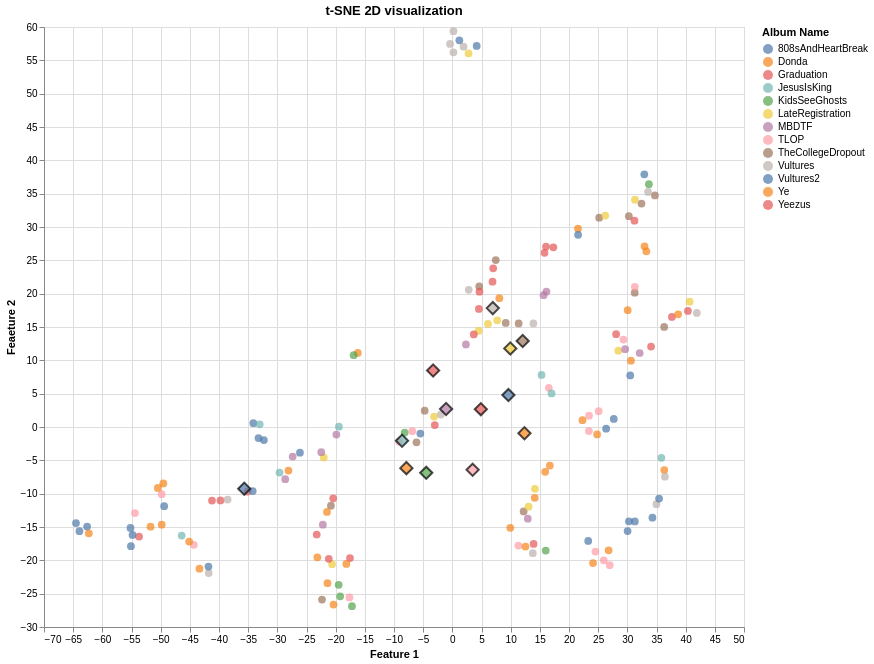
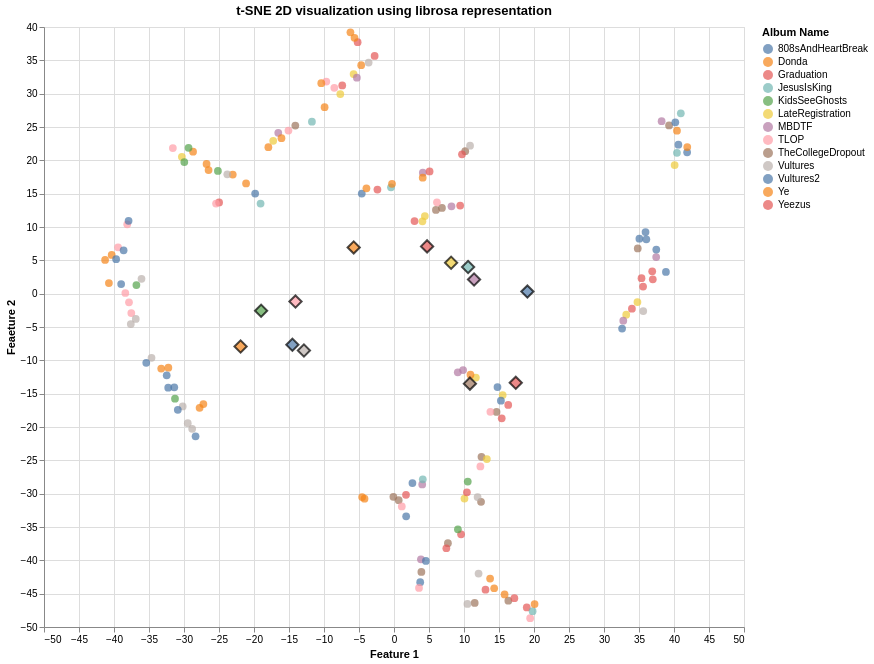
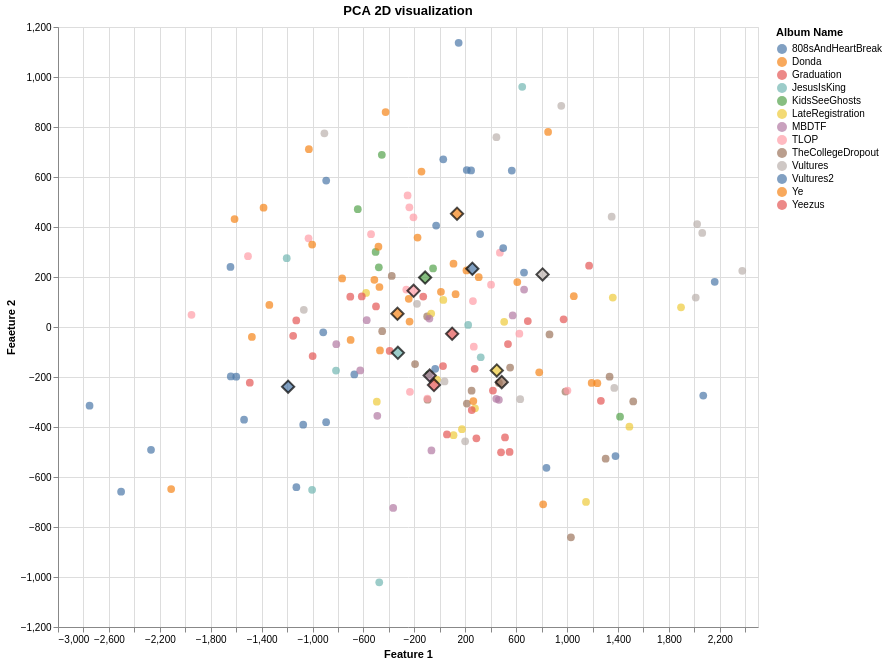
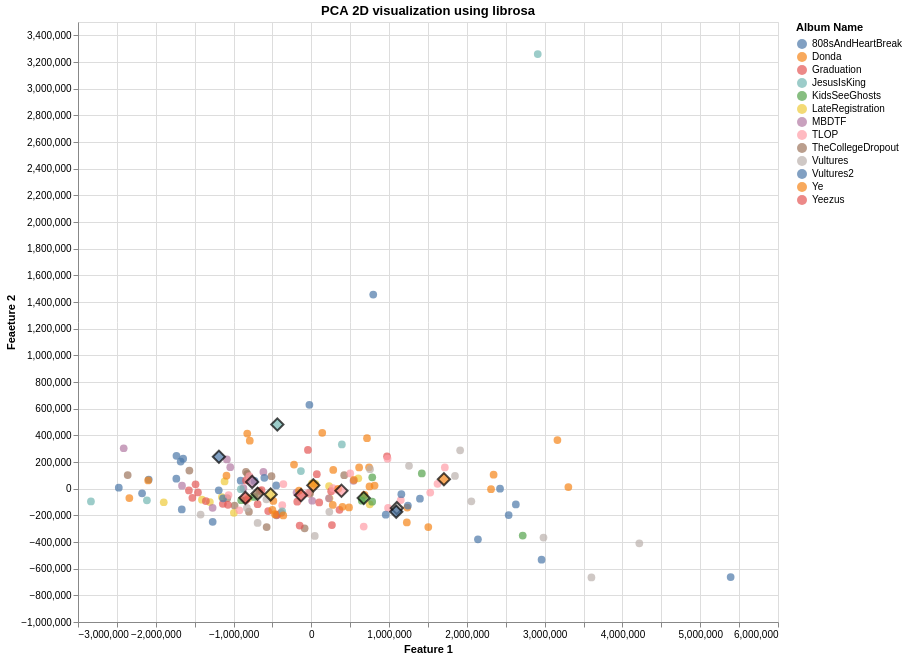

Here is the notebook cell these charts were saved with, in order:
### Markdown cell above
# Wizualizacja reprezentacji w różnych formach

### Code cell
from sklearn.manifold import TSNE
import pandas as pd
import altair as alt
from sklearn.decomposition import PCA
import umap

tsne = TSNE(n_components=2, random_state=42, perplexity=5)
X_tsne = tsne.fit_transform(df)
X_tsne_librosa = tsne.fit_transform(df_librosa)

pca = PCA(n_components=2, random_state=42)
X_pca = pca.fit_transform(df)
X_pca_librosa = pca.fit_transform(df_librosa)

ump = umap.UMAP(n_neighbors=8, min_dist=0.1, n_components=2, metric='cosine', random_state=42)
X_umap = ump.fit_transform(df)
X_umap_librosa = ump.fit_transform(df_librosa)

def create_scatter(X, id, title, titles, albums):
    df_vis = pd.DataFrame({
        'x': X[:, 0],
        'y': X[:, 1],
        'Title': titles,
        'Album': albums
    })

    df_centroids = df_vis.groupby('Album')[['x', 'y']].mean().reset_index()
    df_centroids['Title'] = df_centroids['Album'].apply(lambda x: f"AVERAGE of {x}")
    df_centroids['Type'] = 'Centroid'

    songs = alt.Chart(df_vis).mark_circle(size=60).encode(
        x=alt.X('x', title='Feature 1'),
        y=alt.Y('y', title='Feaeture 2'),
        color=alt.Color('Album', title='Album Name'), 
        tooltip=['Title', 'Album'] 
    )

    centers = alt.Chart(df_centroids).mark_point(
        shape='diamond', 
        size=150,
        filled=True, 
        opacity=0.7,
        stroke='black', 
        strokeWidth=2
    ).encode(
        x='x',
        y='y',
        color='Album',
        tooltip=['Title', 'Album'] 
    )

    chart = (songs + centers).properties(
        title=title,
        width=700,
        height=600
    ).interactive()

    chart.save(f'scatter_plot_{id}.html')
    chart.show()

create_scatter(X_tsne, "tsne", "t-SNE 2D visualization", titles, albums)
create_scatter(X_tsne_librosa, "tsne_librosa", "t-SNE 2D visualization using librosa representation", titles, albums)
create_scatter(X_pca, "pca", "PCA 2D visualization", titles, albums)
create_scatter(X_pca_librosa, "pca_librosa", "PCA 2D visualization using librosa", titles, albums)
create_scatter(X_umap, "umap", "UMAP 2D visualization", titles, albums)
create_scatter(X_umap_librosa, "umap_librosa", "UMAP 2D visualization using librosa", titles, albums)

### Figure 1 — Vega-Lite specification as saved in the notebook (floating-point values rounded to 4 significant figures; data arrays with more than 128 entries replaced by an {"elided": "..."} marker saying what was removed)
{"config": {"view": {"continuousWidth": 300, "continuousHeight": 300}}, "layer": [{"data": {"name": "data-145526fa7dc9c9fe8fc662bb41f42512"}, "mark": {"type": "circle", "size": 60}, "encoding": {"color": {"field": "Album", "title": "Album Name", "type": "nominal"}, "tooltip": [{"field": "Title", "type": "nominal"}, {"field": "Album", "type": "nominal"}], "x": {"field": "x", "title": "Feature 1", "type": "quantitative"}, "y": {"field": "y", "title": "Feaeture 2", "type": "quantitative"}}, "name": "view_193d5e3f9001e111_0"}, {"data": {"name": "data-37243b4f918fef20df991fe47d10288b"}, "mark": {"type": "point", "filled": true, "opacity": 0.7, "shape": "diamond", "size": 150, "stroke": "black", "strokeWidth": 2}, "encoding": {"color": {"field": "Album", "type": "nominal"}, "tooltip": [{"field": "Title", "type": "nominal"}, {"field": "Album", "type": "nominal"}], "x": {"field": "x", "type": "quantitative"}, "y": {"field": "y", "type": "quantitative"}}}], "height": 600, "params": [{"name": "param_1e9efca18e7a2868", "select": {"type": "interval", "encodings": ["x", "y"]}, "bind": "scales", "views": ["view_193d5e3f9001e111_0"]}], "title": "t-SNE 2D visualization", "width": 700, "$schema": "https://vega.github.io/schema/vega-lite/v6.1.0.json", "datasets": {"data-145526fa7dc9c9fe8fc662bb41f42512": {"elided": "164 records"}, "data-37243b4f918fef20df991fe47d10288b": [{"Album": "808sAndHeartBreak", "x": -35.67, "y": -9.258, "Title": "AVERAGE of 808sAndHeartBreak", "Type": "Centroid"}, {"Album": "Donda", "x": -7.875, "y": -6.169, "Title": "AVERAGE of Donda", "Type": "Centroid"}, {"Album": "Graduation", "x": -3.292, "y": 8.469, "Title": "AVERAGE of Graduation", "Type": "Centroid"}, {"Album": "JesusIsKing", "x": -8.62, "y": -2.061, "Title": "AVERAGE of JesusIsKing", "Type": "Centroid"}, {"Album": "KidsSeeGhosts", "x": -4.471, "y": -6.874, "Title": "AVERAGE of KidsSeeGhosts", "Type": "Centroid"}, {"Album": "LateRegistration", "x": 9.939, "y": 11.78, "Title": "AVERAGE of LateRegistration", "Type": "Centroid"}, {"Album": "MBDTF", "x": -1.071, "y": 2.696, "Title": "AVERAGE of MBDTF", "Type": "Centroid"}, {"Album": "TLOP", "x": 3.48, "y": -6.419, "Title": "AVERAGE of TLOP", "Type": "Centroid"}, {"Album": "TheCollegeDropout", "x": 12.06, "y": 12.9, "Title": "AVERAGE of TheCollegeDropout", "Type": "Centroid"}, {"Album": "Vultures", "x": 6.934, "y": 17.83, "Title": "AVERAGE of Vultures", "Type": "Centroid"}, {"Album": "Vultures2", "x": 9.616, "y": 4.79, "Title": "AVERAGE of Vultures2", "Type": "Centroid"}, {"Album": "Ye", "x": 12.37, "y": -0.942, "Title": "AVERAGE of Ye", "Type": "Centroid"}, {"Album": "Yeezus", "x": 4.889, "y": 2.673, "Title": "AVERAGE of Yeezus", "Type": "Centroid"}]}}

### Figure 2 — Vega-Lite specification as saved in the notebook (floating-point values rounded to 4 significant figures; data arrays with more than 128 entries replaced by an {"elided": "..."} marker saying what was removed)
{"config": {"view": {"continuousWidth": 300, "continuousHeight": 300}}, "layer": [{"data": {"name": "data-c87667c5ae39b147ee32601023c40803"}, "mark": {"type": "circle", "size": 60}, "encoding": {"color": {"field": "Album", "title": "Album Name", "type": "nominal"}, "tooltip": [{"field": "Title", "type": "nominal"}, {"field": "Album", "type": "nominal"}], "x": {"field": "x", "title": "Feature 1", "type": "quantitative"}, "y": {"field": "y", "title": "Feaeture 2", "type": "quantitative"}}, "name": "view_a084fc2b2e868443_0"}, {"data": {"name": "data-dcfbb48cffbdf2fad4484415e1e33d16"}, "mark": {"type": "point", "filled": true, "opacity": 0.7, "shape": "diamond", "size": 150, "stroke": "black", "strokeWidth": 2}, "encoding": {"color": {"field": "Album", "type": "nominal"}, "tooltip": [{"field": "Title", "type": "nominal"}, {"field": "Album", "type": "nominal"}], "x": {"field": "x", "type": "quantitative"}, "y": {"field": "y", "type": "quantitative"}}}], "height": 600, "params": [{"name": "param_1e9efca18e7a2868", "select": {"type": "interval", "encodings": ["x", "y"]}, "bind": "scales", "views": ["view_a084fc2b2e868443_0"]}], "title": "t-SNE 2D visualization using librosa representation", "width": 700, "$schema": "https://vega.github.io/schema/vega-lite/v6.1.0.json", "datasets": {"data-c87667c5ae39b147ee32601023c40803": {"elided": "164 records"}, "data-dcfbb48cffbdf2fad4484415e1e33d16": [{"Album": "808sAndHeartBreak", "x": 19.06, "y": 0.3144, "Title": "AVERAGE of 808sAndHeartBreak", "Type": "Centroid"}, {"Album": "Donda", "x": -5.756, "y": 6.933, "Title": "AVERAGE of Donda", "Type": "Centroid"}, {"Album": "Graduation", "x": 17.4, "y": -13.37, "Title": "AVERAGE of Graduation", "Type": "Centroid"}, {"Album": "JesusIsKing", "x": 10.59, "y": 3.999, "Title": "AVERAGE of JesusIsKing", "Type": "Centroid"}, {"Album": "KidsSeeGhosts", "x": -18.98, "y": -2.568, "Title": "AVERAGE of KidsSeeGhosts", "Type": "Centroid"}, {"Album": "LateRegistration", "x": 8.159, "y": 4.643, "Title": "AVERAGE of LateRegistration", "Type": "Centroid"}, {"Album": "MBDTF", "x": 11.44, "y": 2.123, "Title": "AVERAGE of MBDTF", "Type": "Centroid"}, {"Album": "TLOP", "x": -14.07, "y": -1.183, "Title": "AVERAGE of TLOP", "Type": "Centroid"}, {"Album": "TheCollegeDropout", "x": 10.85, "y": -13.5, "Title": "AVERAGE of TheCollegeDropout", "Type": "Centroid"}, {"Album": "Vultures", "x": -12.87, "y": -8.519, "Title": "AVERAGE of Vultures", "Type": "Centroid"}, {"Album": "Vultures2", "x": -14.51, "y": -7.668, "Title": "AVERAGE of Vultures2", "Type": "Centroid"}, {"Album": "Ye", "x": -21.92, "y": -7.927, "Title": "AVERAGE of Ye", "Type": "Centroid"}, {"Album": "Yeezus", "x": 4.726, "y": 7.09, "Title": "AVERAGE of Yeezus", "Type": "Centroid"}]}}

### Figure 3 — Vega-Lite specification as saved in the notebook (floating-point values rounded to 4 significant figures; data arrays with more than 128 entries replaced by an {"elided": "..."} marker saying what was removed)
{"config": {"view": {"continuousWidth": 300, "continuousHeight": 300}}, "layer": [{"data": {"name": "data-4c527821737c7d921e643c86135e23ff"}, "mark": {"type": "circle", "size": 60}, "encoding": {"color": {"field": "Album", "title": "Album Name", "type": "nominal"}, "tooltip": [{"field": "Title", "type": "nominal"}, {"field": "Album", "type": "nominal"}], "x": {"field": "x", "title": "Feature 1", "type": "quantitative"}, "y": {"field": "y", "title": "Feaeture 2", "type": "quantitative"}}, "name": "view_3fa10bf31342fa3c_0"}, {"data": {"name": "data-008926aed7249954aadc733e1857f231"}, "mark": {"type": "point", "filled": true, "opacity": 0.7, "shape": "diamond", "size": 150, "stroke": "black", "strokeWidth": 2}, "encoding": {"color": {"field": "Album", "type": "nominal"}, "tooltip": [{"field": "Title", "type": "nominal"}, {"field": "Album", "type": "nominal"}], "x": {"field": "x", "type": "quantitative"}, "y": {"field": "y", "type": "quantitative"}}}], "height": 600, "params": [{"name": "param_1e9efca18e7a2868", "select": {"type": "interval", "encodings": ["x", "y"]}, "bind": "scales", "views": ["view_3fa10bf31342fa3c_0"]}], "title": "PCA 2D visualization", "width": 700, "$schema": "https://vega.github.io/schema/vega-lite/v6.1.0.json", "datasets": {"data-4c527821737c7d921e643c86135e23ff": {"elided": "164 records"}, "data-008926aed7249954aadc733e1857f231": [{"Album": "808sAndHeartBreak", "x": -1192.0, "y": -238.7, "Title": "AVERAGE of 808sAndHeartBreak", "Type": "Centroid"}, {"Album": "Donda", "x": -332.7, "y": 52.96, "Title": "AVERAGE of Donda", "Type": "Centroid"}, {"Album": "Graduation", "x": -45.75, "y": -232.2, "Title": "AVERAGE of Graduation", "Type": "Centroid"}, {"Album": "JesusIsKing", "x": -329.5, "y": -103.3, "Title": "AVERAGE of JesusIsKing", "Type": "Centroid"}, {"Album": "KidsSeeGhosts", "x": -115.3, "y": 197.8, "Title": "AVERAGE of KidsSeeGhosts", "Type": "Centroid"}, {"Album": "LateRegistration", "x": 447.6, "y": -173.8, "Title": "AVERAGE of LateRegistration", "Type": "Centroid"}, {"Album": "MBDTF", "x": -79.63, "y": -194.3, "Title": "AVERAGE of MBDTF", "Type": "Centroid"}, {"Album": "TLOP", "x": -206.0, "y": 144.8, "Title": "AVERAGE of TLOP", "Type": "Centroid"}, {"Album": "TheCollegeDropout", "x": 486.3, "y": -220.6, "Title": "AVERAGE of TheCollegeDropout", "Type": "Centroid"}, {"Album": "Vultures", "x": 807.4, "y": 210.3, "Title": "AVERAGE of Vultures", "Type": "Centroid"}, {"Album": "Vultures2", "x": 255.7, "y": 232.9, "Title": "AVERAGE of Vultures2", "Type": "Centroid"}, {"Album": "Ye", "x": 135.3, "y": 453.0, "Title": "AVERAGE of Ye", "Type": "Centroid"}, {"Album": "Yeezus", "x": 96.98, "y": -27.06, "Title": "AVERAGE of Yeezus", "Type": "Centroid"}]}}

### Figure 4 — Vega-Lite specification as saved in the notebook (floating-point values rounded to 4 significant figures; data arrays with more than 128 entries replaced by an {"elided": "..."} marker saying what was removed)
{"config": {"view": {"continuousWidth": 300, "continuousHeight": 300}}, "layer": [{"data": {"name": "data-a20e54c63382f161896f8b97f1571d7f"}, "mark": {"type": "circle", "size": 60}, "encoding": {"color": {"field": "Album", "title": "Album Name", "type": "nominal"}, "tooltip": [{"field": "Title", "type": "nominal"}, {"field": "Album", "type": "nominal"}], "x": {"field": "x", "title": "Feature 1", "type": "quantitative"}, "y": {"field": "y", "title": "Feaeture 2", "type": "quantitative"}}, "name": "view_3c8e125208c47074_0"}, {"data": {"name": "data-afea90d9939da62a19a89006b8cb521b"}, "mark": {"type": "point", "filled": true, "opacity": 0.7, "shape": "diamond", "size": 150, "stroke": "black", "strokeWidth": 2}, "encoding": {"color": {"field": "Album", "type": "nominal"}, "tooltip": [{"field": "Title", "type": "nominal"}, {"field": "Album", "type": "nominal"}], "x": {"field": "x", "type": "quantitative"}, "y": {"field": "y", "type": "quantitative"}}}], "height": 600, "params": [{"name": "param_1e9efca18e7a2868", "select": {"type": "interval", "encodings": ["x", "y"]}, "bind": "scales", "views": ["view_3c8e125208c47074_0"]}], "title": "PCA 2D visualization using librosa", "width": 700, "$schema": "https://vega.github.io/schema/vega-lite/v6.1.0.json", "datasets": {"data-a20e54c63382f161896f8b97f1571d7f": {"elided": "164 records"}, "data-afea90d9939da62a19a89006b8cb521b": [{"Album": "808sAndHeartBreak", "x": -1188000.0, "y": 239300.0, "Title": "AVERAGE of 808sAndHeartBreak", "Type": "Centroid"}, {"Album": "Donda", "x": 25270.0, "y": 24870.0, "Title": "AVERAGE of Donda", "Type": "Centroid"}, {"Album": "Graduation", "x": -848200.0, "y": -68920.0, "Title": "AVERAGE of Graduation", "Type": "Centroid"}, {"Album": "JesusIsKing", "x": -437100.0, "y": 481000.0, "Title": "AVERAGE of JesusIsKing", "Type": "Centroid"}, {"Album": "KidsSeeGhosts", "x": 673800.0, "y": -69790.0, "Title": "AVERAGE of KidsSeeGhosts", "Type": "Centroid"}, {"Album": "LateRegistration", "x": -523100.0, "y": -43330.0, "Title": "AVERAGE of LateRegistration", "Type": "Centroid"}, {"Album": "MBDTF", "x": -761200.0, "y": 50760.0, "Title": "AVERAGE of MBDTF", "Type": "Centroid"}, {"Album": "TLOP", "x": 387400.0, "y": -15700.0, "Title": "AVERAGE of TLOP", "Type": "Centroid"}, {"Album": "TheCollegeDropout", "x": -691200.0, "y": -37870.0, "Title": "AVERAGE of TheCollegeDropout", "Type": "Centroid"}, {"Album": "Vultures", "x": 1099000.0, "y": -145800.0, "Title": "AVERAGE of Vultures", "Type": "Centroid"}, {"Album": "Vultures2", "x": 1092000.0, "y": -172700.0, "Title": "AVERAGE of Vultures2", "Type": "Centroid"}, {"Album": "Ye", "x": 1705000.0, "y": 71130.0, "Title": "AVERAGE of Ye", "Type": "Centroid"}, {"Album": "Yeezus", "x": -132600.0, "y": -49180.0, "Title": "AVERAGE of Yeezus", "Type": "Centroid"}]}}
